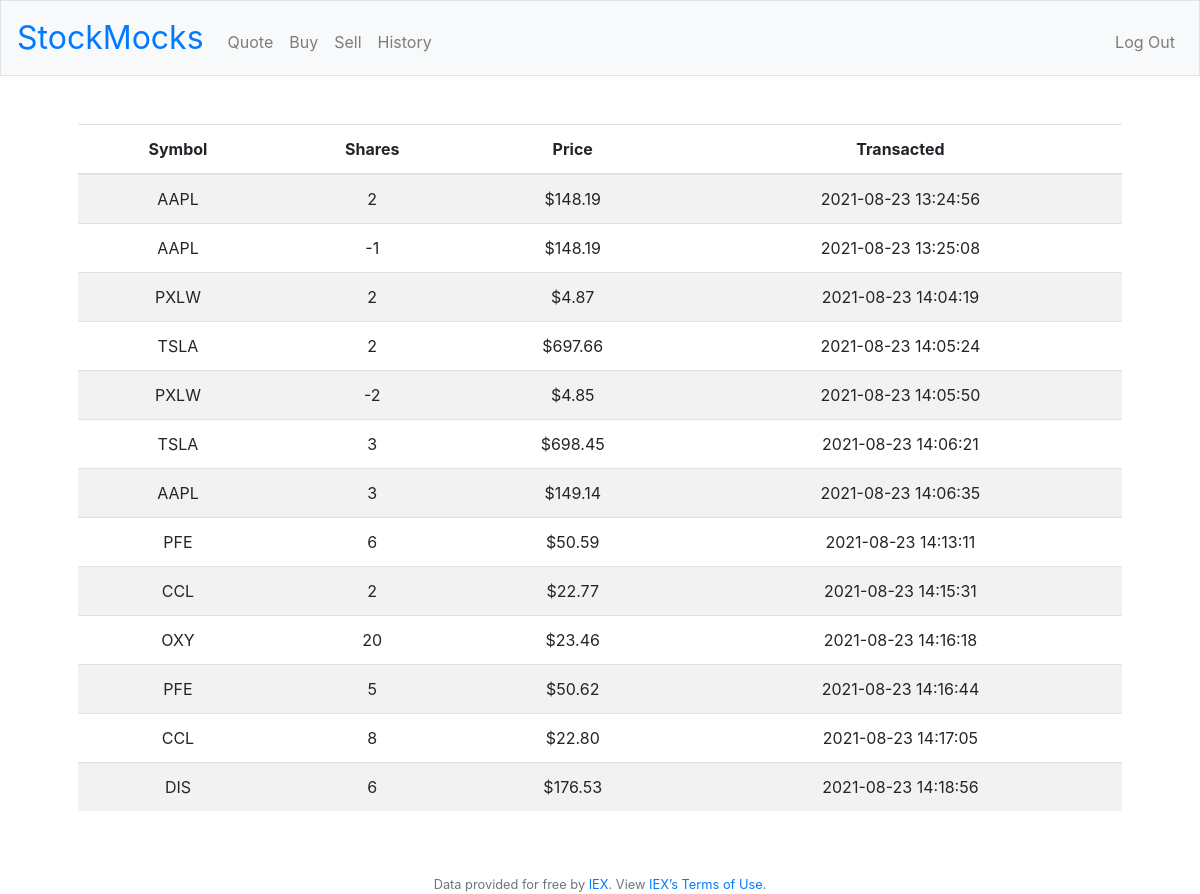
The app's page /history (signed in) with its own data.
### tables this page shows
CREATE TABLE 'stocks' (
 id INTEGER PRIMARY KEY AUTOINCREMENT,
 userID INTEGER NOT NULL,
 shares INTEGER NOT NULL,
 price NUMERIC NOT NULL,
 operation TEXT NOT NULL,
 symbol TEXT NOT NULL,
 date TIMESTAMP DEFAULT CURRENT_TIMESTAMP, 'name' text,
 FOREIGN KEY(userID) REFERENCES users(id)
 );

### application.py (the view)
@app.route("/history")
@login_required
def history():
    stocks = db.execute("SELECT * FROM stocks WHERE userID = ?", session["user_id"])
    return render_template("history.html", stocks=stocks)

### application.py (called while the page is built)
@app.after_request
def after_request(response):
    response.headers["Cache-Control"] = "no-cache, no-store, must-revalidate"
    response.headers["Expires"] = 0
    response.headers["Pragma"] = "no-cache"
    return response

### helpers.py (called while the page is built)
def login_required(f):
    @wraps(f)
    def decorated_function(*args, **kwargs):
        if session.get("user_id") is None:
            return redirect("/login")
        return f(*args, **kwargs)
    return decorated_function

def usd(value):
    return f"${value:,.2f}"

### templates/history.html (shortened to what this page needs)
{% extends "layout.html" %}
{% block main %}
    <table class="table table-striped">
        <thead>
            <th>Symbol</th>
            <th>Shares</th>
            <th>Price</th>
            <th>Transacted</th>
         </thead>
        <tbody>
        {% for stock in stocks %}
            <tr>
                <td>{{stock.symbol}}</td>
                <td>{{stock.shares}}</td>
                <td>{{stock.price | usd}}</td>
                <td>{{stock.date}}</td>
            </tr>
        {% endfor %}
        </tbody>
    </table>
{% endblock %}

### templates/layout.html (shortened to what this page needs)
<!DOCTYPE html>
<html lang="en">
    <head>
        <link rel="stylesheet" href="https://cdn.jsdelivr.net/npm/bootstrap@4.5.3/dist/css/bootstrap.min.css">
        <link href="/static/styles.css" rel="stylesheet">
    </head>
    <body>
        <nav class="navbar navbar-expand-md navbar-light bg-light border">
            <a class="navbar-brand" href="/"><span class="text-primary">Stock</span><span class="text-primary">Mocks</span></a>
            <div class="collapse navbar-collapse" id="navbar">
                {% if session.user_id %}
                    <ul class="navbar-nav mr-auto mt-2">
                        <li class="nav-item"><a class="nav-link" href="/quote">Quote</a></li>
                        <li class="nav-item"><a class="nav-link" href="/buy">Buy</a></li>
                        <li class="nav-item"><a class="nav-link" href="/sell">Sell</a></li>
                        <li class="nav-item"><a class="nav-link" href="/history">History</a></li>
                    </ul>
                    <ul class="navbar-nav ml-auto mt-2">
                        <li class="nav-item"><a class="nav-link" href="/logout">Log Out</a></li>
                    </ul>
                {% else %}
                    <ul class="navbar-nav ml-auto mt-2">
                        <li class="nav-item"><a class="nav-link" href="/register">Register</a></li>
                        <li class="nav-item"><a class="nav-link" href="/login">Log In</a></li>
                    </ul>
                {% endif %}
            </div>
        </nav>
        <main class="container p-5">
            {% block main %}{% endblock %}
        </main>
        <footer class="small text-center text-muted">
            Data provided for free by <a href="https://iextrading.com/developer">IEX</a>. View <a href="https://iextrading.com/api-exhibit-a/">IEX’s Terms of Use</a>.
        </footer>
    </body>
</html>

### static/styles.css (style rules this page uses)
nav .navbar-brand { font-size: xx-large; }
main { overflow-x: auto; text-align: center; }

### records on screen
stocks: symbol "AAPL", shares "2", price "$148.19", date "2021-08-23 13:24:56"
stocks: symbol "AAPL", shares "-1", price "$148.19", date "2021-08-23 13:25:08"
stocks: symbol "PXLW", shares "2", price "$4.87", date "2021-08-23 14:04:19"
stocks: symbol "TSLA", shares "2", price "$697.66", date "2021-08-23 14:05:24"
stocks: symbol "PXLW", shares "-2", price "$4.85", date "2021-08-23 14:05:50"
stocks: symbol "TSLA", shares "3", price "$698.45", date "2021-08-23 14:06:21"
stocks: symbol "AAPL", shares "3", price "$149.14", date "2021-08-23 14:06:35"
stocks: symbol "PFE", shares "6", price "$50.59", date "2021-08-23 14:13:11"
stocks: symbol "CCL", shares "2", price "$22.77", date "2021-08-23 14:15:31"
stocks: symbol "OXY", shares "20", price "$23.46", date "2021-08-23 14:16:18"
stocks: symbol "PFE", shares "5", price "$50.62", date "2021-08-23 14:16:44"
stocks: symbol "CCL", shares "8", price "$22.80", date "2021-08-23 14:17:05"
stocks: symbol "DIS", shares "6", price "$176.53", date "2021-08-23 14:18:56"
